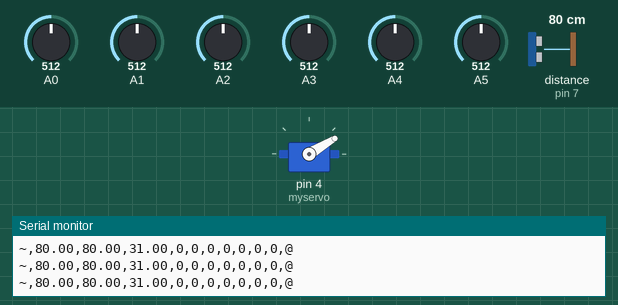
This sketch was run on a simulated Arduino Uno, built with avr-gcc and run on an emulated ATmega328P. On the bench: servo, the last lines printed to the serial monitor. The inputs (shaded band) are chosen by the test bench; at power-on: distance to the obstacle (sensor on pin 7) 80 cm, A0 = 512, A1 = 512, A2 = 512, A3 = 512, A4 = 512, A5 = 512. The echo pulse lasts 58.3 µs per cm.

Above: at 1.2 s.
1.3 s: distance to the obstacle (sensor on pin 7) set to 18 cm
At 2.0 s:
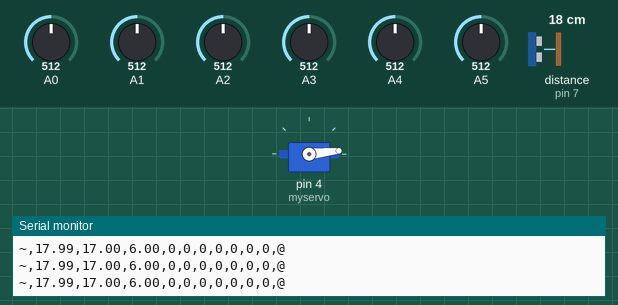
2.8 s: distance to the obstacle (sensor on pin 7) set to 299 cm
At 3.2 s:
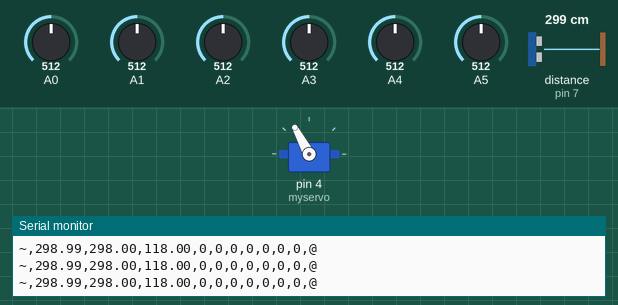
4.3 s: distance to the obstacle (sensor on pin 7) set to 120 cm
At 5.4 s:
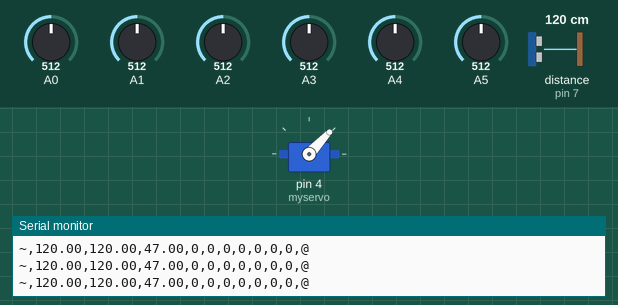
5.8 s: distance to the obstacle (sensor on pin 7) set to 250 cm
At 6.6 s:
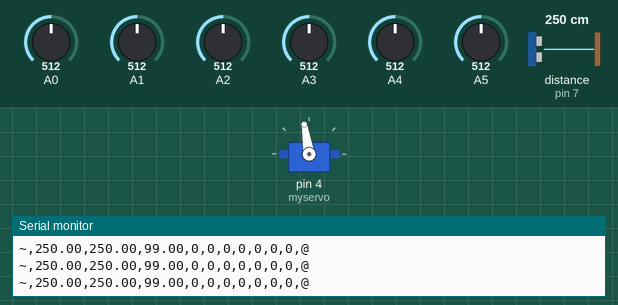
7.3 s: A0 set to 536
10.3 s: A1 set to 532
Timing chart, 0 to 13.3 s (numbered marks = the images above; inputs shaded):
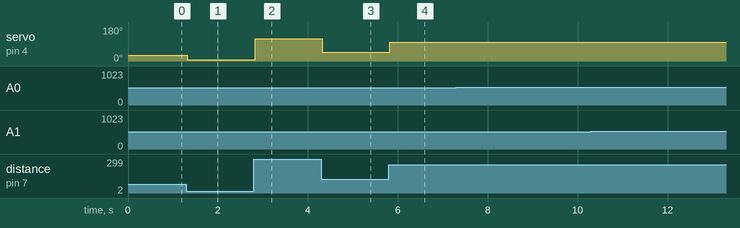

The sketch:

UltrasonicKalman.ino
```cpp
#include "Kalman_filter.h"
#include <Servo.h>
#include <Ultrasonic.h>

#define TRIGGER_PIN  6
#define ECHO_PIN     7

Servo myservo;
Ultrasonic ultrasonic(TRIGGER_PIN, ECHO_PIN);
Kalman kalman[3];

#define MAX_CHAN 7
#define MAX_SAMPLE 10

int AnInWOZ[MAX_CHAN] = {0, };
int AnIn[MAX_CHAN] = {0, };
int AnInBuf[MAX_CHAN] = {0, };

void setup()
{
  Serial.begin(9600);
  myservo.attach(4);


  //Get all the analogue signals
  //Do a wind off zero

  for(int i = 0;i < MAX_CHAN;i++)
    AnInWOZ[i] = 0;

  for(int i = 0;i < MAX_SAMPLE;i++){

    AnIn[0] += analogRead(A0);
    AnIn[1] += analogRead(A1);
    AnIn[2] += analogRead(A2);
    AnIn[3] += analogRead(A3);
    AnIn[4] += analogRead(A4);
    AnIn[5] += analogRead(A5);

    delayMicroseconds(10);
  }

  for(int i = 0;i < MAX_CHAN;i++)
    AnInWOZ[i] = (AnIn[i] / MAX_SAMPLE);

}

void loop()
 {

  float cmMsec, inMsec, pos;
  long microsec = ultrasonic.timing();
  /*
  cmMsec = ultrasonic.convert(microsec, Ultrasonic::CM);
  inMsec = ultrasonic.convert(microsec, Ultrasonic::IN);

  Serial.print("MS: ");
  Serial.print(microsec);
  Serial.print(", CM: ");
  Serial.print(cmMsec);
  Serial.print(", IN: ");
  Serial.print(inMsec);
  */


  //*Get all the analogue signals
  for(int i = 0;i < MAX_CHAN;i++)
      AnInBuf[i] = 0;

  for(int i = 0;i < MAX_SAMPLE;i++){

    AnInBuf[0] += analogRead(A0);
    AnInBuf[1] += analogRead(A1);
    AnInBuf[2] += analogRead(A2);
    AnInBuf[3] += analogRead(A3);
    AnInBuf[4] += analogRead(A4);
    AnInBuf[5] += analogRead(A5);

    delayMicroseconds(10);
  }

  for(int i = 0;i < MAX_CHAN;i++)
    AnIn[i] = (AnInBuf[i] / MAX_SAMPLE) - AnInWOZ[i];

  cmMsec = ultrasonic.convert(microsec, Ultrasonic::CM);

  //STX
  Serial.print("~,");
  Serial.print(cmMsec);

  pos = (int)cmMsec;

  Serial.print(",");
  Serial.print(pos);

  pos = map(pos, 2, 450, 1, 179);
  myservo.write(pos);

  Serial.print(",");
  Serial.print(pos);

   for(int i = 0;i < MAX_CHAN;i++)
   {
      Serial.print(",");
      Serial.print(AnIn[i]);
   }

   Serial.print(",");

  //ETX
  Serial.println("@");

  myservo.write(pos);

  delay(10);
  }
```

Kalman_filter.h
```cpp
// (licence header left out)
#ifndef _Kalman_h
#define _Kalman_h

class Kalman {
public:
    Kalman() {
        /* We will set the varibles like so, these can also be tuned by the user */
        Q_angle = 0.001;
        Q_bias = 0.003;
        R_measure = 0.03;

        bias = 0; // Reset bias
        P[0][0] = 0; // Since we assume tha the bias is 0 and we know the starting angle (use setAngle), the error covariance matrix is set like so - see: http://en.wikipedia.org/wiki/Kalman_filter#Example_application.2C_technical
        P[0][1] = 0;
        P[1][0] = 0;
        P[1][1] = 0;
    };
    // The angle should be in degrees and the rate should be in degrees per second and the delta time in seconds
    double getAngle(double newAngle, double newRate, double dt) {
        // KasBot V2  -  Kalman filter module - http://www.x-firm.com/?page_id=145
        // Modified by Kristian Lauszus
        // See my blog post for more information: http://blog.tkjelectronics.dk/2012/09/a-practical-approach-to-kalman-filter-and-how-to-implement-it

        // Discrete Kalman filter time update equations - Time Update ("Predict")
        // Update xhat - Project the state ahead
        /* Step 1 */
        rate = newRate - bias;
        angle += dt * rate;

        // Update estimation error covariance - Project the error covariance ahead
        /* Step 2 */
        P[0][0] += dt * (dt*P[1][1] - P[0][1] - P[1][0] + Q_angle);
        P[0][1] -= dt * P[1][1];
        P[1][0] -= dt * P[1][1];
        P[1][1] += Q_bias * dt;

        // Discrete Kalman filter measurement update equations - Measurement Update ("Correct")
        // Calculate Kalman gain - Compute the Kalman gain
        /* Step 4 */
        S = P[0][0] + R_measure;
        /* Step 5 */
        K[0] = P[0][0] / S;
        K[1] = P[1][0] / S;

        // Calculate angle and bias - Update estimate with measurement zk (newAngle)
        /* Step 3 */
        y = newAngle - angle;
        /* Step 6 */
        angle += K[0] * y;
        bias += K[1] * y;

        // Calculate estimation error covariance - Update the error covariance
        /* Step 7 */
        P[0][0] -= K[0] * P[0][0];
        P[0][1] -= K[0] * P[0][1];
        P[1][0] -= K[1] * P[0][0];
        P[1][1] -= K[1] * P[0][1];

        return angle;
    };
    void setAngle(double newAngle) { angle = newAngle; }; // Used to set angle, this should be set as the starting angle
    double getRate() { return rate; }; // Return the unbiased rate

    /* These are used to tune the Kalman filter */
    void setQangle(double newQ_angle) { Q_angle = newQ_angle; };
    void setQbias(double newQ_bias) { Q_bias = newQ_bias; };
    void setRmeasure(double newR_measure) { R_measure = newR_measure; };

private:
    /* variables */
    double Q_angle; // Process noise variance for the accelerometer
    double Q_bias; // Process noise variance for the gyro bias
    double R_measure; // Measurement noise variance - this is actually the variance of the measurement noise

    double angle; // The angle calculated by the Kalman filter - part of the 2x1 state matrix
    double bias; // The gyro bias calculated by the Kalman filter - part of the 2x1 state matrix
    double rate; // Unbiased rate calculated from the rate and the calculated bias - you have to call getAngle to update the rate

    double P[2][2]; // Error covariance matrix - This is a 2x2 matrix
    double K[2]; // Kalman gain - This is a 2x1 matrix
    double y; // Angle difference - 1x1 matrix
    double S; // Estimate error - 1x1 matrix
};

#endif
```

Measured:
- after the input at 1.3 s, servo on pin 4 (myservo): 31° → 6° at once
- after the input at 2.8 s, servo on pin 4 (myservo): 6° → 118° at once
- after the input at 4.3 s, servo on pin 4 (myservo): 118° → 47° at once
- after the input at 5.8 s, servo on pin 4 (myservo): 47° → 99° at once
